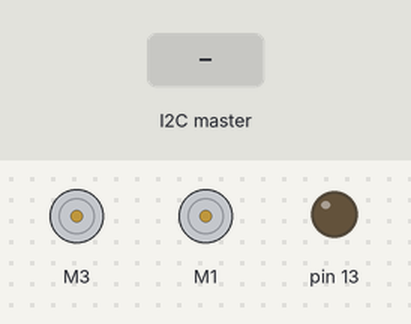
The sketch below on a simulated Arduino Uno, built with avr-gcc and run on an emulated ATmega328P. On the bench: 2 × DC motor (green arrow = forward, orange = backward, longer = faster), output pins drawn as LEDs (lit = HIGH). The inputs (shaded band) are chosen by the test bench.

Above: at 1.2 s.
1.3 s: the I2C master sends the byte 1
At 1.8 s:
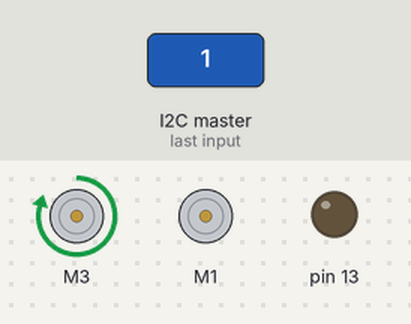
3.9 s: the I2C master sends the byte 2
At 4.8 s:
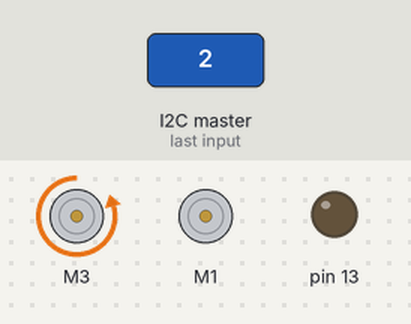
Timing chart, 0 to 6.9 s (numbered marks = the images above; inputs shaded):
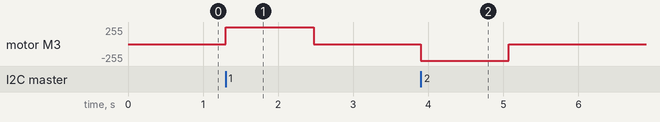

The sketch:

drive.ino
```cpp
#include <Wire.h>
#include <AFMotor.h>

AF_DCMotor motor1(3); // main drive
AF_DCMotor motor2(1); // steering servo

#define SLAVE_ADDRESS SDA
#define FWD 0
#define BWD 1
#define LFT 3
#define RGT 4

int number = -1;

void setup() {
  // motor setup
  motor1.setSpeed(250);
  motor2.setSpeed(250);

  // serial setup
  pinMode (13, OUTPUT);
  Serial.begin(9600);

  // init i2c as slave
  Wire.begin(SLAVE_ADDRESS);

  // i2c callbacks
  Wire.onReceive(receiveData);
  Wire.onRequest (sendData);

  //Serial.println("READY FOR INPUT");
}

void loop() {
  delay(1); // just wait for i2c iput
}

void receiveData(int byteCount) {
  while (Wire.available()) {
    number = Wire.read();
    //Serial.print("data received: ");
    //Serial.println(number);
      switch (number) {
      case 1:
        motor1.run(FORWARD);
        delay(250000);
        motor1.run(RELEASE);
        break;
      case 2:
        motor1.run(BACKWARD);
        delay(250000);
        motor1.run(RELEASE);
        break;
      case 3:
        motor1.run(FORWARD);
        motor2.run(FORWARD);
        delay(250000);
        motor1.run(RELEASE);
        motor2.run(RELEASE);
        break;
      case 4:
        motor1.run(FORWARD);
        motor2.run(BACKWARD);
        delay(250000);
        motor1.run(RELEASE);
        motor2.run(RELEASE);
        break;
      default:
        continue;
        break;
    }
  }
}

void sendData() {
  Wire.write(number);
}
```

Measured:
- after the input at 1.3 s, motor M3: stopped → forward 250/255 at once, → stopped 1.2 s later
- after the input at 3.9 s, motor M3: stopped → backward 250/255 at once, → stopped 1.2 s later
